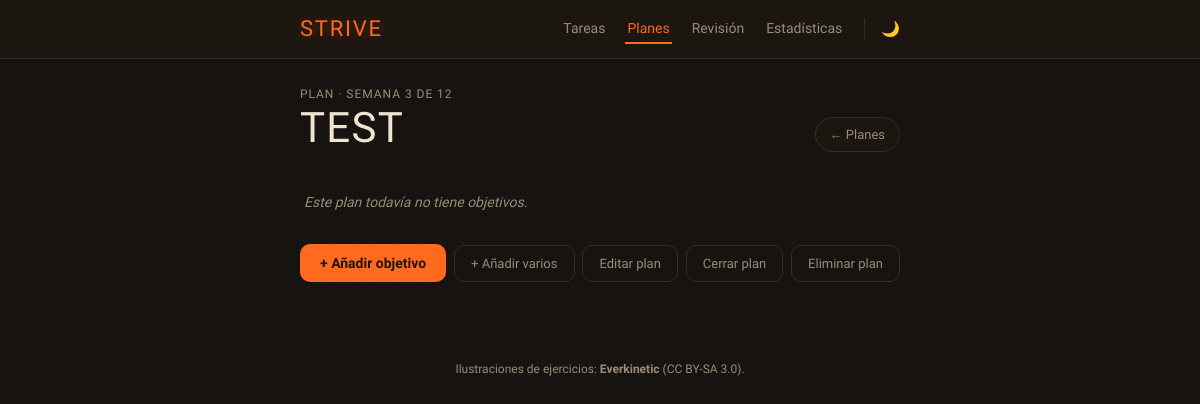
Screenshot of /tareas/planes/10/ with the database file from the repository.
### tasks/models.py (models this page shows, shortened)
class Plan(models.Model):
    user = models.ForeignKey(
        settings.AUTH_USER_MODEL, on_delete=models.CASCADE, null=True, blank=True,
        related_name="plans",
    )
    name = models.CharField(max_length=80)
    notes = models.TextField(blank=True)
    started_on = models.DateField(default=_dt.date.today)
    weeks = models.PositiveIntegerField(
        default=12, help_text="Duración prevista. 12 semanas por defecto (12 Week Year).",
    )
    is_active = models.BooleanField(default=True)
    PLAN_TYPE_SPORT = "sport"
    PLAN_TYPE_STUDY = "study"
    PLAN_TYPE_GENERAL = "general"
    PLAN_TYPE_CHOICES = [
        (PLAN_TYPE_SPORT, "Deporte"),
        (PLAN_TYPE_STUDY, "Estudio"),
        (PLAN_TYPE_GENERAL, "General"),
    ]
    plan_type = models.CharField(max_length=10, choices=PLAN_TYPE_CHOICES, default=PLAN_TYPE_SPORT)
    STUDY_SUBTYPE_GENERAL = "general"
    STUDY_SUBTYPE_LANGUAGE = "language"
    STUDY_SUBTYPE_CHOICES = [
        (STUDY_SUBTYPE_GENERAL, "Hábito simple"),
        (STUDY_SUBTYPE_LANGUAGE, "Idioma (curso con vídeos por nivel)"),
    ]
    study_subtype = models.CharField(
        max_length=10, choices=STUDY_SUBTYPE_CHOICES, blank=True, default=STUDY_SUBTYPE_GENERAL,
    )
    CEFR_LEVELS = CEFR_LEVELS
    CEFR_LEVEL_CHOICES = CEFR_LEVEL_CHOICES
    language_name = models.CharField(
        max_length=40, blank=True,
        help_text="Solo con study_subtype='language': el idioma del curso, ej. 'francés'.",
    )
    level_from = models.CharField(max_length=2, blank=True, choices=CEFR_LEVEL_CHOICES)
    level_to = models.CharField(max_length=2, blank=True, choices=CEFR_LEVEL_CHOICES)
    known_languages = models.CharField(max_length=200, blank=True)
    language_daily_minutes = models.PositiveIntegerField(
        null=True, blank=True,
        help_text="Solo con study_subtype='language': minutos de vídeo al día. En blanco, "
                   "exige ver el vídeo del día entero.",
    )
    quiz_every_n_videos = models.PositiveIntegerField(null=True, blank=True)
    repeat = models.CharField(max_length=10, default="custom")
    interval = models.PositiveIntegerField(default=1)
    custom_days = models.CharField(
        max_length=20, blank=True, default="0,2,4",
        help_text="Días de la semana, como en las tareas. Por defecto lunes, miércoles y viernes.",
    )
    due_time = models.TimeField(null=True, blank=True)
    task_series_id = models.UUIDField(null=True, blank=True, editable=False)
    created_at = models.DateTimeField(auto_now_add=True)
    uuid = models.UUIDField(default=uuid.uuid4, editable=False, unique=True)
    updated_at = models.DateTimeField(auto_now=True)
    deleted_at = models.DateTimeField(null=True, blank=True)
    closed_at = models.DateTimeField(null=True, blank=True)
    reward = models.CharField(
        max_length=200, blank=True,
        help_text="La recompensa que te prometes al empezar el ciclo (opcional). "
                   "Se enseña en la pantalla de cierre si la has puesto — y solo si "
                   "el plan llega al umbral de completado.",
    )
    final_progress_pct = models.PositiveIntegerField(null=True, blank=True)
    COMPLETION_THRESHOLD_PCT = 70
    class Meta:
        ordering = ["-is_active", "-started_on"]
    @property
    def week_number(self):
        days = (timezone.localtime(timezone.now()).date() - self.started_on).days
        return max(1, days // 7 + 1)
    @property
    def headline(self):
        return self.items.filter(is_headline=True).first() or self.items.first()
    @property
    def support_items(self):
        head = self.headline
        qs = self.items.all()
        return qs.exclude(pk=head.pk) if head else qs
    def progress_pct(self):
        if self.plan_type == self.PLAN_TYPE_STUDY and self.study_subtype == self.STUDY_SUBTYPE_LANGUAGE:
            return self.course_progress()["pct"]
        values = [p for p in (item.own_progress_pct() for item in self.items.all()) if p is not None]
        if not values:
            return None
        return round(sum(values) / len(values))

### tasks/views.py (the view)
# urls.py: path("planes/<int:pk>/", views.plan_detail, name="plan_detail"),
def plan_detail(request, pk):
    plan = get_object_or_404(_plans_qs(), pk=pk)
    def _pack(item):
        remaining = item.sessions_to_goal()
        _sessions_to_next_step = item.sessions_to_next_step()
        if remaining is not None:
            rows = min(120, item.current_step() + remaining // max(1, item.sessions_per_step) + 2)
        elif item.is_flat:
            rows = 1
        else:
            rows = 60
        return {
            "item": item,
            "target": item.current_target(),
            "step": item.current_step(),
            "remaining": remaining,
            "own_progress": item.own_progress_pct(),
            "schedule": item.schedule(rows),
            "history": item.history(12),
            "sessions_to_next_step": _sessions_to_next_step,
            "sessions_into_step": (
                item.sessions_per_step - _sessions_to_next_step
                if _sessions_to_next_step is not None else None
            ),
            "deloaded": item.successes_and_streak()[1] >= item.deload_after_failures > 0,
        }
    is_language = plan.plan_type == Plan.PLAN_TYPE_STUDY and plan.study_subtype == Plan.STUDY_SUBTYPE_LANGUAGE
    is_study_general = plan.plan_type == Plan.PLAN_TYPE_STUDY and not is_language
    course_progress = plan.course_progress() if is_language else None
    head = plan.headline
    return render(request, "tasks/plan_detail.html", {
        "plan": plan,
        "headline": _pack(head) if head else None,
        "supports": [_pack(i) for i in plan.support_items],
        "progress": plan.progress_pct(),
        "is_language": is_language,
        "is_study_general": is_study_general,
        "course_progress": course_progress,
        "quiz_streaks": plan.quiz_streak_stats() if is_language and plan.quiz_every_n_videos else None,
    })

### tasks/utils.py (called while the page is built)
def get_current_user():
    User = get_user_model()
    user, _ = User.objects.get_or_create(
        username=DEFAULT_USERNAME,
        defaults={"is_active": True},
    )
    return user

### tasks/views.py (called while the page is built)
def _plans_qs():
    return Plan.objects.filter(user=get_current_user(), deleted_at__isnull=True)

### todoapp/basic_auth.py (called while the page is built, shortened)
    def __call__(self, request):
        if not settings.BASIC_AUTH_USER or not settings.BASIC_AUTH_PASSWORD:
            return self.get_response(request)

### tasks/templates/tasks/plan_detail.html (shortened to what this page needs)
{% extends "tasks/base.html" %}
{% load plan_format %}
{% block content %}
<header class="topbar">
    <div class="topbar__title">
        <span class="topbar__eyebrow">
            {% if is_language %}
            curso de idioma · semana {{ plan.week_number }} (≈{{ plan.weeks }} estimadas)
            {% else %}
            plan · semana {{ plan.week_number }} de {{ plan.weeks }}
            {% endif %}
        </span>
        <h1>{{ plan.name }}</h1>
    </div>
    <a href="{% url 'tasks:plan_list' %}" class="stats-link">← Planes</a>
</header>
{% if is_language %}
<section class="plan-head">
    <p class="plan-head__eyebrow">Curso de {{ plan.language_name }}</p>
    <h2 class="plan-head__name">
        {% if course_progress.next %}{{ course_progress.next.title }}{% else %}Sin vídeos todavía{% endif %}
    </h2>
    {% if course_progress.next %}
    <div class="plan-head__now">
        <span class="plan-head__label">Hoy te toca</span>
        <span class="plan-head__target">nivel {{ course_progress.next.level }}</span>
    </div>
    {% endif %}
    {% if course_progress.total %}
    <div class="plan-bar" role="img" aria-label="Progreso del curso: {{ course_progress.pct }}%">
        <div class="plan-bar__fill" style="width: {{ course_progress.pct }}%"></div>
    </div>
    <p class="plan-head__meta">
        {{ course_progress.watched }} de {{ course_progress.total }} vídeos vistos ({{ course_progress.pct }}%)
    </p>
    {% endif %}
</section>
{% if plan.known_languages %}
<p class="field__hint">Ya sabes: {{ plan.known_languages }}</p>
{% endif %}
{% if quiz_streaks %}
<p class="field__hint">
    Racha de tests de repaso: {{ quiz_streaks.current_streak }}
    {% if quiz_streaks.max_streak %}· máxima: {{ quiz_streaks.max_streak }}{% endif %}
    — toca uno cada {{ plan.quiz_every_n_videos }} vídeo{{ plan.quiz_every_n_videos|pluralize }} vistos.
</p>
{% endif %}
{% if not course_progress.total %}
<p class="empty-state">Este curso todavía no tiene vídeos — algo falló al crearlo.</p>
<div class="task-form__actions">
    <form action="{% url 'tasks:plan_language_retry' plan.pk %}" method="post">
        {% csrf_token %}
        <button type="submit" class="ghost-btn">Reintentar asignar cursos del catálogo</button>
    </form>
</div>
{% endif %}
{% else %}
{% if not headline %}
<p class="empty-state">Este plan todavía no tiene objetivos.</p>
{% endif %}
{% endif %}
<div class="task-form__actions">
    {% if not is_language and not is_study_general %}
    <a class="primary-btn" href="{% url 'tasks:plan_item_create' plan.pk %}">+ Añadir objetivo</a>
    <a class="ghost-btn" href="{% url 'tasks:plan_item_bulk_create' plan.pk %}">+ Añadir varios</a>
    {% endif %}
    <a class="ghost-btn" href="{% url 'tasks:plan_edit' plan.pk %}">Editar plan</a>
    {% if not plan.closed_at %}
    <a class="ghost-btn" href="{% url 'tasks:plan_close' plan.pk %}">Cerrar plan</a>
    {% endif %}
    <form action="{% url 'tasks:plan_delete' plan.pk %}" method="post" class="inline-delete"
          onsubmit="return confirm('¿Eliminar «{{ plan.name|escapejs }}»? Esto no se puede deshacer.');">
        <button type="submit" class="ghost-btn ghost-btn--danger">Eliminar plan</button>
    </form>
</div>
{% endblock %}

### staticfiles/css/styles.css (style rules this page uses)
:root { color-scheme: dark; --ash: #171310; --ash-soft: #221B15; --bone: #EFE3D2; --bone-faded: #9C8B77; --ember: #FF6A1F; --ember-deep: #B8420F; --ember-soft: #3A2313; --gold: #D8A63D; --gold-soft: #3A2E14; --amber: #E0883A; --amber-soft: #3A2A16; --danger: #E5493A; --danger-soft: #3A1B15; --line: #3A2C20; --paper: #1C1611; --font-d: "Staatliches", "sans-serif-condensed", "Arial Narrow", sans-serif; --font-b: "Work Sans", system-ui, sans-serif; --font-mono: "JetBrains Mono", "Roboto Mono", "Courier New", monospace; --radius: 14px; --shadow: 0 1px 0 rgba(0,0,0,.3), 0 10px 24px -12px rgba(255,106,31,.18); }
*, *::before, *::after { box-sizing: border-box; }
html, body { margin:0; padding:0; background:var(--ash); color:var(--bone); font-family:var(--font-b); -webkit-font-smoothing:antialiased; }
body { background-image: radial-gradient(circle at 1px 1px, rgba(255,106,31,.06) 1px, transparent 1.6px); background-size:22px 22px; }
a { color:inherit; text-decoration:none; }
button { font-family:var(--font-b); cursor:pointer; }
.topbar { display:flex; justify-content:space-between; align-items:flex-end; gap:16px; margin-bottom:22px; flex-wrap:wrap; }
.topbar__eyebrow { display:block; font-size:12px; letter-spacing:.08em; text-transform:uppercase; color:var(--bone-faded); margin-bottom:2px; }
.topbar__title h1 { font-family:var(--font-d); font-weight:400; font-size:42px; letter-spacing:.03em; text-transform:uppercase; margin:0; }
.stats-link { display:flex; align-items:center; gap:6px; color:var(--bone-faded); border:1px solid var(--line); background:var(--paper); padding:9px 14px; border-radius:999px; font-size:13px; font-weight:500; flex-shrink:0; }
.empty-state { color:var(--bone-faded); font-size:14px; padding:20px 4px; font-style:italic; }
.task-form__actions { display:flex; justify-content:space-between; align-items:center; margin-top:8px; }
.primary-btn { background:var(--ember); color:var(--paper); border:none; border-radius:10px; padding:11px 20px; font-size:14px; font-weight:600; transition: transform .15s ease, box-shadow .15s ease, background .15s ease; }
.ghost-btn { background:transparent; border:1px solid var(--line); border-radius:10px; padding:10px 16px; font-size:13px; color:var(--bone-faded); display:inline-block; text-decoration:none; transition: transform .15s ease, box-shadow .15s ease, border-color .15s ease, color .15s ease; }
.inline-delete { display:inline; }
:root { --study: #6FA3D6; --study-soft: #1A2733; --sport: #FF6A1F; --sport-soft: #3A2313; --work: #B49BC9; --work-soft: #2A2233; --personal: #D4B44A; --personal-soft: #332C14; --other: #8A7B68; --other-soft: #2A241C; }

### rows the page displays
Plan: week_number "3", weeks "12", name "TEST"
